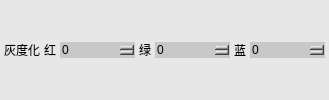
             <widget class="QWidget" name="widget_8" native="true">
              <property name="styleSheet">
               <string>background-color: rgb(231, 231, 231);</string>
              </property>
              <layout class="QHBoxLayout" name="horizontalLayout_3">
               <property name="spacing">
                <number>4</number>
               </property>
               <property name="leftMargin">
                <number>4</number>
               </property>
               <property name="topMargin">
                <number>4</number>
               </property>
               <property name="rightMargin">
                <number>4</number>
               </property>
               <property name="bottomMargin">
                <number>4</number>
               </property>
               <item>
                <widget class="QLabel" name="label">
                 <property name="styleSheet">
                  <string notr="true">font: 11pt &quot;微软雅黑&quot;;</string>
                 </property>
                 <property name="text">
                  <string>灰度化</string>
                 </property>
                </widget>
               </item>
               <item>
                <widget class="QLabel" name="label_2">
                 <property name="styleSheet">
                  <string notr="true">font: 11pt &quot;微软雅黑&quot;;</string>
                 </property>
                 <property name="text">
                  <string>红</string>
                 </property>
                 <property name="alignment">
                  <set>Qt::AlignRight|Qt::AlignTrailing|Qt::AlignVCenter</set>
                 </property>
                </widget>
               </item>
               <item>
                <widget class="QSpinBox" name="spinBoxR">
                 <property name="minimumSize">
                  <size>
                   <width>75</width>
                   <height>0</height>
                  </size>
                 </property>
                 <property name="styleSheet">
                  <string notr="true">
QSpinBox
{
	
	font: 11pt &quot;微软雅黑&quot;;
	border-width:1;border-style:none;
	border-color:rgb(255, 255, 255);
	background-color: rgb(200, 200, 200);
	color::rgb(255,255, 0);

}
QSpinBox::down-button
{   
	
	background-color: rgb(200, 200, 200);
	subcontrol-origin:border;
    subcontrol-position:left;
    image: url(:/左normal.png);
    width: 20px;
    height: 30px; ;
}
QSpinBox::up-button
{
board:none;
	background-color: rgb(200, 200, 200);
	subcontrol-origin:border;
    subcontrol-position:right;
    image: url(:/右normal.png);
    width: 20px;
    height: 30px;       
}

QSpinBox::up-button:pressed
{
board:none;
background-color: rgb(103, 103, 103);
	subcontrol-origin:border;
    subcontrol-position:right;
    image: url(:/右press.png);
    width: 20px;
    height: 30px;      
}
QSpinBox::down-button:pressed
{
board:none;
background-color: rgb(103, 103, 103);
	subcontrol-origin:border;
    subcontrol-position:left;
    image: url(:/左press.png);
    width: 20px;
    height: 30px; 
}
</string>
                 </property>
                 <property name="maximum">
                  <number>1000</number>
                 </property>
                </widget>
               </item>
               <item>
                <widget class="QLabel" name="label_3">
                 <property name="styleSheet">
                  <string notr="true">font: 11pt &quot;微软雅黑&quot;;</string>
                 </property>
                 <property name="text">
                  <string>绿</string>
                 </property>
                 <property name="alignment">
                  <set>Qt::AlignRight|Qt::AlignTrailing|Qt::AlignVCenter</set>
                 </property>
                </widget>
               </item>
               <item>
                <widget class="QSpinBox" name="spinBoxG">
                 <property name="minimumSize">
                  <size>
                   <width>75</width>
                   <height>0</height>
                  </size>
                 </property>
                 <property name="styleSheet">
                  <string notr="true">
QSpinBox
{
	
	font: 11pt &quot;微软雅黑&quot;;
	border-width:1;border-style:none;
	border-color:rgb(255, 255, 255);
	background-color: rgb(200, 200, 200);
	color::rgb(255,255, 0);

}
QSpinBox::down-button
{   
	
	background-color: rgb(200, 200, 200);
	subcontrol-origin:border;
    subcontrol-position:left;
    image: url(:/左normal.png);
    width: 20px;
    height: 30px; ;
}
QSpinBox::up-button
{
board:none;
	background-color: rgb(200, 200, 200);
	subcontrol-origin:border;
    subcontrol-position:right;
    image: url(:/右normal.png);
    width: 20px;
    height: 30px;       
}

QSpinBox::up-button:pressed
{
board:none;
background-color: rgb(103, 103, 103);
	subcontrol-origin:border;
    subcontrol-position:right;
    image: url(:/右press.png);
    width: 20px;
    height: 30px;      
}
QSpinBox::down-button:pressed
{
board:none;
background-color: rgb(103, 103, 103);
	subcontrol-origin:border;
    subcontrol-position:left;
    image: url(:/左press.png);
    width: 20px;
    height: 30px; 
}
</string>
                 </property>
                 <property name="maximum">
                  <number>1000</number>
                 </property>
                </widget>
               </item>
               <item>
                <widget class="QLabel" name="label_4">
                 <property name="styleSheet">
                  <string notr="true">font: 11pt &quot;微软雅黑&quot;;</string>
                 </property>
                 <property name="text">
                  <string>蓝</string>
                 </property>
                 <property name="alignment">
                  <set>Qt::AlignRight|Qt::AlignTrailing|Qt::AlignVCenter</set>
                 </property>
                </widget>
               </item>
               <item>
                <widget class="QSpinBox" name="spinBoxB">
                 <property name="minimumSize">
                  <size>
                   <width>75</width>
                   <height>0</height>
                  </size>
                 </property>
                 <property name="styleSheet">
                  <string notr="true">
QSpinBox
{
	
	font: 11pt &quot;微软雅黑&quot;;
	border-width:1;border-style:none;
	border-color:rgb(255, 255, 255);
	background-color: rgb(200, 200, 200);
	color::rgb(255,255, 0);

}
QSpinBox::down-button
{   
	
	background-color: rgb(200, 200, 200);
	subcontrol-origin:border;
    subcontrol-position:left;
    image: url(:/左normal.png);
    width: 20px;
    height: 30px; ;
}
QSpinBox::up-button
{
board:none;
	background-color: rgb(200, 200, 200);
	subcontrol-origin:border;
    subcontrol-position:right;
    image: url(:/右normal.png);
    width: 20px;
    height: 30px;       
}

QSpinBox::up-button:pressed
{
board:none;
background-color: rgb(103, 103, 103);
	subcontrol-origin:border;
    subcontrol-position:right;
    image: url(:/右press.png);
    width: 20px;
    height: 30px;      
}
QSpinBox::down-button:pressed
{
board:none;
background-color: rgb(103, 103, 103);
	subcontrol-origin:border;
    subcontrol-position:left;
    image: url(:/左press.png);
    width: 20px;
    height: 30px; 
}
</string>
                 </property>
                 <property name="maximum">
                  <number>1000</number>
                 </property>
                </widget>
               </item>
              </layout>
             </widget>
